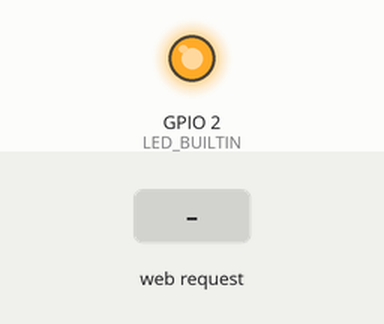
This sketch was run on a simulated ESP8266 (NodeMCU). On the bench: output pins drawn as LEDs (lit = HIGH, except the on-board LED, lit = LOW). Inputs (shaded band) come from the test bench. WiFi joins after 1.5 s; servers stay silent unless stated; what the sketch prints to the serial monitor is not drawn.

Above: at 2.7 s.
2.8 s: HTTP request GET /led=on received
At 4.0 s:
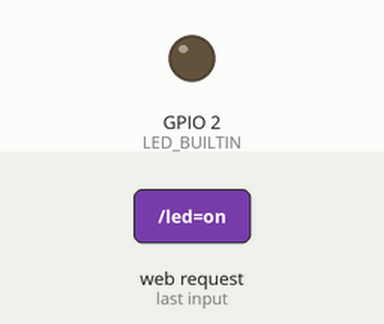
4.3 s: HTTP request GET /led=off received
At 5.1 s:
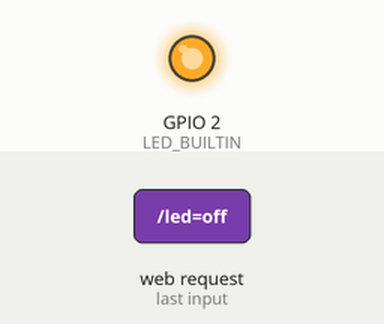
Timing chart, 0 to 7.3 s (numbered marks = the images above; inputs shaded):
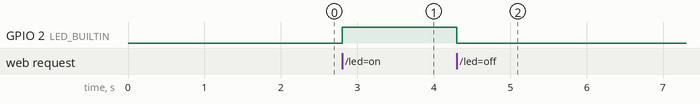

The sketch:

led.ino
```cpp
#include <ESP8266WiFi.h>

static const char *WIFI_SSID = "AU-Guest";
static const char *WIFI_PASSWORD = "";

WiFiServer Server(80);

void setup()
{
    Serial.begin(115200);

    pinMode(LED_BUILTIN, OUTPUT);
    digitalWrite(LED_BUILTIN, LOW);

    Serial.print("Connecting to ");
    Serial.println(WIFI_SSID);

    WiFi.begin(WIFI_SSID, WIFI_PASSWORD);
    while (WiFi.status() != WL_CONNECTED) {
        delay(500);
        Serial.print(".");
    }

    Serial.println("connected");

    Server.begin();

    Serial.print("Server started at ");
    Serial.print("http://");
    Serial.print(WiFi.localIP());
    Serial.println("/");
}

void loop()
{
    WiFiClient client = Server.available();
    if (!client) {
        return;
    }

    while(!client.available()){
        delay(1);
    }

    String request = client.readStringUntil('\r');
    Serial.println(request);
    client.flush();

    int value = LOW;
    if (request.indexOf("/led=on") != -1)  {
        digitalWrite(LED_BUILTIN, HIGH);
        value = HIGH;
    }
    if (request.indexOf("/led=off") != -1)  {
        digitalWrite(LED_BUILTIN, LOW);
        value = LOW;
    }

    client.println("HTTP/1.1 200 OK");
    client.println("Content-Type: text/html");
    client.println("");
    client.println("");
    client.println("");
    if(value == HIGH) {
        client.print("on");
    } else {
        client.print("off");
    }
}
```

Measured:
- after the input at 2.8 s, GPIO 2 (LED_BUILTIN): LOW → HIGH at once
- after the input at 4.3 s, GPIO 2 (LED_BUILTIN): HIGH → LOW at once
